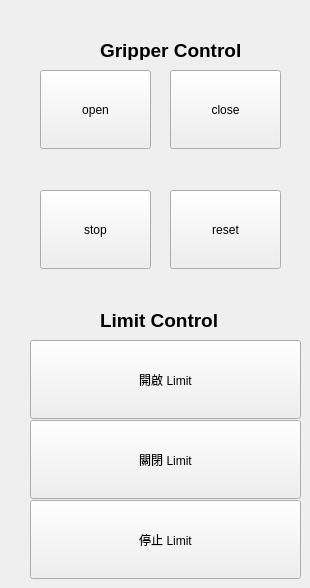
           <widget class="QWidget" name="GripperPage">
            <widget class="QPushButton" name="OpenGripper">
             <property name="geometry">
              <rect>
               <x>40</x>
               <y>70</y>
               <width>111</width>
               <height>79</height>
              </rect>
             </property>
             <property name="sizePolicy">
              <sizepolicy hsizetype="Minimum" vsizetype="Preferred">
               <horstretch>0</horstretch>
               <verstretch>0</verstretch>
              </sizepolicy>
             </property>
             <property name="styleSheet">
              <string notr="true"/>
             </property>
             <property name="text">
              <string>open</string>
             </property>
             <property name="checkable">
              <bool>false</bool>
             </property>
            </widget>
            <widget class="QPushButton" name="CloseGripper">
             <property name="geometry">
              <rect>
               <x>170</x>
               <y>70</y>
               <width>111</width>
               <height>79</height>
              </rect>
             </property>
             <property name="sizePolicy">
              <sizepolicy hsizetype="Minimum" vsizetype="Preferred">
               <horstretch>0</horstretch>
               <verstretch>0</verstretch>
              </sizepolicy>
             </property>
             <property name="styleSheet">
              <string notr="true"/>
             </property>
             <property name="text">
              <string>close</string>
             </property>
             <property name="checkable">
              <bool>false</bool>
             </property>
            </widget>
            <widget class="QPushButton" name="StopGripper">
             <property name="geometry">
              <rect>
               <x>40</x>
               <y>190</y>
               <width>111</width>
               <height>79</height>
              </rect>
             </property>
             <property name="sizePolicy">
              <sizepolicy hsizetype="Minimum" vsizetype="Preferred">
               <horstretch>0</horstretch>
               <verstretch>0</verstretch>
              </sizepolicy>
             </property>
             <property name="styleSheet">
              <string notr="true"/>
             </property>
             <property name="text">
              <string>stop</string>
             </property>
             <property name="checkable">
              <bool>false</bool>
             </property>
            </widget>
            <widget class="QPushButton" name="ResetGripper">
             <property name="geometry">
              <rect>
               <x>170</x>
               <y>190</y>
               <width>111</width>
               <height>79</height>
              </rect>
             </property>
             <property name="sizePolicy">
              <sizepolicy hsizetype="Minimum" vsizetype="Preferred">
               <horstretch>0</horstretch>
               <verstretch>0</verstretch>
              </sizepolicy>
             </property>
             <property name="styleSheet">
              <string notr="true"/>
             </property>
             <property name="text">
              <string>reset</string>
             </property>
             <property name="checkable">
              <bool>false</bool>
             </property>
            </widget>
            <widget class="QPushButton" name="LimitOpen">
             <property name="geometry">
              <rect>
               <x>30</x>
               <y>340</y>
               <width>271</width>
               <height>79</height>
              </rect>
             </property>
             <property name="sizePolicy">
              <sizepolicy hsizetype="Minimum" vsizetype="Preferred">
               <horstretch>0</horstretch>
               <verstretch>0</verstretch>
              </sizepolicy>
             </property>
             <property name="styleSheet">
              <string notr="true"/>
             </property>
             <property name="text">
              <string>開啟 Limit</string>
             </property>
             <property name="checkable">
              <bool>false</bool>
             </property>
            </widget>
            <widget class="QPushButton" name="LimitClose">
             <property name="geometry">
              <rect>
               <x>30</x>
               <y>420</y>
               <width>271</width>
               <height>79</height>
              </rect>
             </property>
             <property name="sizePolicy">
              <sizepolicy hsizetype="Minimum" vsizetype="Preferred">
               <horstretch>0</horstretch>
               <verstretch>0</verstretch>
              </sizepolicy>
             </property>
             <property name="styleSheet">
              <string notr="true"/>
             </property>
             <property name="text">
              <string>關閉 Limit</string>
             </property>
             <property name="checkable">
              <bool>false</bool>
             </property>
            </widget>
            <widget class="QPushButton" name="LimitStop">
             <property name="geometry">
              <rect>
               <x>30</x>
               <y>500</y>
               <width>271</width>
               <height>79</height>
              </rect>
             </property>
             <property name="sizePolicy">
              <sizepolicy hsizetype="Minimum" vsizetype="Preferred">
               <horstretch>0</horstretch>
               <verstretch>0</verstretch>
              </sizepolicy>
             </property>
             <property name="styleSheet">
              <string notr="true"/>
             </property>
             <property name="text">
              <string>停止 Limit</string>
             </property>
             <property name="checkable">
              <bool>false</bool>
             </property>
            </widget>
            <widget class="QLabel" name="label_13">
             <property name="geometry">
              <rect>
               <x>100</x>
               <y>310</y>
               <width>121</width>
               <height>20</height>
              </rect>
             </property>
             <property name="font">
              <font>
               <pointsize>14</pointsize>
               <bold>true</bold>
              </font>
             </property>
             <property name="text">
              <string>Limit Control</string>
             </property>
            </widget>
            <widget class="QLabel" name="label_14">
             <property name="geometry">
              <rect>
               <x>100</x>
               <y>40</y>
               <width>151</width>
               <height>20</height>
              </rect>
             </property>
             <property name="font">
              <font>
               <pointsize>14</pointsize>
               <bold>true</bold>
              </font>
             </property>
             <property name="text">
              <string>Gripper Control</string>
             </property>
            </widget>
           </widget>
